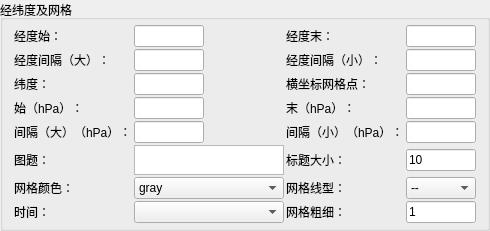
          <widget class="QGroupBox" name="groupBox">
           <property name="autoFillBackground">
            <bool>false</bool>
           </property>
           <property name="title">
            <string>经纬度及网格</string>
           </property>
           <property name="flat">
            <bool>false</bool>
           </property>
           <property name="checkable">
            <bool>false</bool>
           </property>
           <layout class="QGridLayout" name="gridLayout_4">
            <property name="sizeConstraint">
             <enum>QLayout::SetDefaultConstraint</enum>
            </property>
            <property name="topMargin">
             <number>5</number>
            </property>
            <property name="bottomMargin">
             <number>5</number>
            </property>
            <property name="spacing">
             <number>2</number>
            </property>
            <item row="5" column="0">
             <widget class="QLabel" name="label_8">
              <property name="sizePolicy">
               <sizepolicy hsizetype="Fixed" vsizetype="Preferred">
                <horstretch>0</horstretch>
                <verstretch>0</verstretch>
               </sizepolicy>
              </property>
              <property name="text">
               <string>纬度：</string>
              </property>
             </widget>
            </item>
            <item row="9" column="2">
             <widget class="QLabel" name="label_73">
              <property name="text">
               <string>标题大小：</string>
              </property>
             </widget>
            </item>
            <item row="11" column="1">
             <widget class="QComboBox" name="comboBox_14">
              <item>
               <property name="text">
                <string>gray</string>
               </property>
              </item>
              <item>
               <property name="text">
                <string>black</string>
               </property>
              </item>
              <item>
               <property name="text">
                <string>white</string>
               </property>
              </item>
              <item>
               <property name="text">
                <string>red</string>
               </property>
              </item>
              <item>
               <property name="text">
                <string>blue</string>
               </property>
              </item>
              <item>
               <property name="text">
                <string>green</string>
               </property>
              </item>
              <item>
               <property name="text">
                <string>yellow</string>
               </property>
              </item>
             </widget>
            </item>
            <item row="6" column="2">
             <widget class="QLabel" name="label_19">
              <property name="text">
               <string>末（hPa）：</string>
              </property>
             </widget>
            </item>
            <item row="7" column="3">
             <widget class="QLineEdit" name="lineEdit_8">
              <property name="maximumSize">
               <size>
                <width>70</width>
                <height>16777215</height>
               </size>
              </property>
             </widget>
            </item>
            <item row="7" column="0">
             <widget class="QLabel" name="label_10">
              <property name="sizePolicy">
               <sizepolicy hsizetype="Fixed" vsizetype="Preferred">
                <horstretch>0</horstretch>
                <verstretch>0</verstretch>
               </sizepolicy>
              </property>
              <property name="text">
               <string>间隔（大）（hPa）：</string>
              </property>
             </widget>
            </item>
            <item row="5" column="1">
             <widget class="QLineEdit" name="lineEdit_3">
              <property name="maximumSize">
               <size>
                <width>70</width>
                <height>16777215</height>
               </size>
              </property>
             </widget>
            </item>
            <item row="6" column="3">
             <widget class="QLineEdit" name="lineEdit_14">
              <property name="maximumSize">
               <size>
                <width>70</width>
                <height>16777215</height>
               </size>
              </property>
             </widget>
            </item>
            <item row="4" column="0">
             <widget class="QLabel" name="label_6">
              <property name="sizePolicy">
               <sizepolicy hsizetype="Fixed" vsizetype="Preferred">
                <horstretch>0</horstretch>
                <verstretch>0</verstretch>
               </sizepolicy>
              </property>
              <property name="text">
               <string>经度间隔（大）：</string>
              </property>
             </widget>
            </item>
            <item row="4" column="3">
             <widget class="QLineEdit" name="lineEdit_6">
              <property name="maximumSize">
               <size>
                <width>70</width>
                <height>16777215</height>
               </size>
              </property>
             </widget>
            </item>
            <item row="7" column="1">
             <widget class="QLineEdit" name="lineEdit_4">
              <property name="maximumSize">
               <size>
                <width>70</width>
                <height>16777215</height>
               </size>
              </property>
             </widget>
            </item>
            <item row="4" column="2">
             <widget class="QLabel" name="label_7">
              <property name="sizePolicy">
               <sizepolicy hsizetype="Fixed" vsizetype="Preferred">
                <horstretch>0</horstretch>
                <verstretch>0</verstretch>
               </sizepolicy>
              </property>
              <property name="text">
               <string>经度间隔（小）：</string>
              </property>
             </widget>
            </item>
            <item row="12" column="2">
             <widget class="QLabel" name="label_51">
              <property name="text">
               <string>网格粗细：</string>
              </property>
             </widget>
            </item>
            <item row="3" column="1">
             <widget class="QLineEdit" name="lineEdit">
              <property name="maximumSize">
               <size>
                <width>70</width>
                <height>16777215</height>
               </size>
              </property>
             </widget>
            </item>
            <item row="9" column="0">
             <widget class="QLabel" name="label_38">
              <property name="text">
               <string>图题：</string>
              </property>
             </widget>
            </item>
            <item row="3" column="2">
             <widget class="QLabel" name="label_5">
              <property name="sizePolicy">
               <sizepolicy hsizetype="Fixed" vsizetype="Preferred">
                <horstretch>0</horstretch>
                <verstretch>0</verstretch>
               </sizepolicy>
              </property>
              <property name="text">
               <string>经度末：</string>
              </property>
             </widget>
            </item>
            <item row="11" column="3">
             <widget class="QComboBox" name="comboBox_15">
              <item>
               <property name="text">
                <string>--</string>
               </property>
              </item>
              <item>
               <property name="text">
                <string>-</string>
               </property>
              </item>
              <item>
               <property name="text">
                <string>-.</string>
               </property>
              </item>
              <item>
               <property name="text">
                <string>:</string>
               </property>
              </item>
             </widget>
            </item>
            <item row="11" column="0">
             <widget class="QLabel" name="label_52">
              <property name="text">
               <string>网格颜色：</string>
              </property>
             </widget>
            </item>
            <item row="9" column="3">
             <widget class="QLineEdit" name="lineEdit_39">
              <property name="maximumSize">
               <size>
                <width>70</width>
                <height>16777215</height>
               </size>
              </property>
              <property name="text">
               <string>10</string>
              </property>
             </widget>
            </item>
            <item row="3" column="0">
             <widget class="QLabel" name="label_4">
              <property name="sizePolicy">
               <sizepolicy hsizetype="Fixed" vsizetype="Preferred">
                <horstretch>0</horstretch>
                <verstretch>0</verstretch>
               </sizepolicy>
              </property>
              <property name="text">
               <string>经度始：</string>
              </property>
             </widget>
            </item>
            <item row="9" column="1">
             <widget class="QTextEdit" name="textEdit_2">
              <property name="sizePolicy">
               <sizepolicy hsizetype="Preferred" vsizetype="Expanding">
                <horstretch>0</horstretch>
                <verstretch>0</verstretch>
               </sizepolicy>
              </property>
              <property name="maximumSize">
               <size>
                <width>150</width>
                <height>30</height>
               </size>
              </property>
             </widget>
            </item>
            <item row="4" column="1">
             <widget class="QLineEdit" name="lineEdit_2">
              <property name="maximumSize">
               <size>
                <width>70</width>
                <height>16777215</height>
               </size>
              </property>
             </widget>
            </item>
            <item row="6" column="1">
             <widget class="QLineEdit" name="lineEdit_7">
              <property name="maximumSize">
               <size>
                <width>70</width>
                <height>16777215</height>
               </size>
              </property>
             </widget>
            </item>
            <item row="11" column="2">
             <widget class="QLabel" name="label_53">
              <property name="text">
               <string>网格线型：</string>
              </property>
             </widget>
            </item>
            <item row="3" column="3">
             <widget class="QLineEdit" name="lineEdit_5">
              <property name="maximumSize">
               <size>
                <width>70</width>
                <height>16777215</height>
               </size>
              </property>
             </widget>
            </item>
            <item row="7" column="2">
             <widget class="QLabel" name="label_11">
              <property name="sizePolicy">
               <sizepolicy hsizetype="Fixed" vsizetype="Preferred">
                <horstretch>0</horstretch>
                <verstretch>0</verstretch>
               </sizepolicy>
              </property>
              <property name="text">
               <string>间隔（小）（hPa）：</string>
              </property>
             </widget>
            </item>
            <item row="12" column="3">
             <widget class="QLineEdit" name="lineEdit_28">
              <property name="maximumSize">
               <size>
                <width>70</width>
                <height>16777215</height>
               </size>
              </property>
              <property name="text">
               <string>1</string>
              </property>
             </widget>
            </item>
            <item row="6" column="0">
             <widget class="QLabel" name="label_9">
              <property name="text">
               <string>始（hPa）：</string>
              </property>
             </widget>
            </item>
            <item row="5" column="2">
             <widget class="QLabel" name="label_20">
              <property name="text">
               <string>横坐标网格点：</string>
              </property>
             </widget>
            </item>
            <item row="5" column="3">
             <widget class="QLineEdit" name="lineEdit_15">
              <property name="maximumSize">
               <size>
                <width>70</width>
                <height>16777215</height>
               </size>
              </property>
             </widget>
            </item>
            <item row="12" column="0">
             <widget class="QLabel" name="label_27">
              <property name="text">
               <string>时间：</string>
              </property>
             </widget>
            </item>
            <item row="12" column="1">
             <widget class="QComboBox" name="comboBox_7">
              <property name="minimumSize">
               <size>
                <width>150</width>
                <height>0</height>
               </size>
              </property>
             </widget>
            </item>
           </layout>
          </widget>
